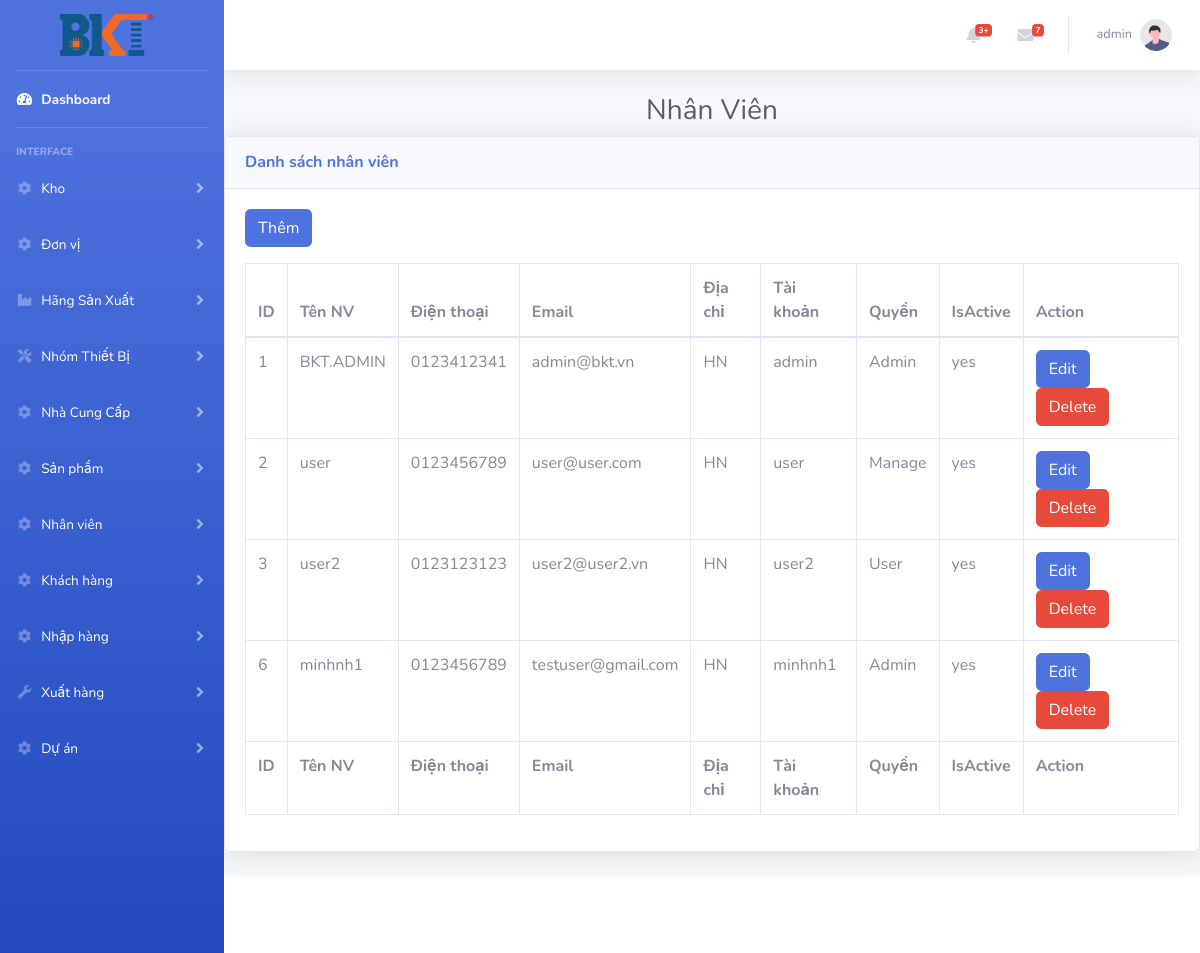
Before: /index.php?controller=nhanvien (signed in) with the older database file.
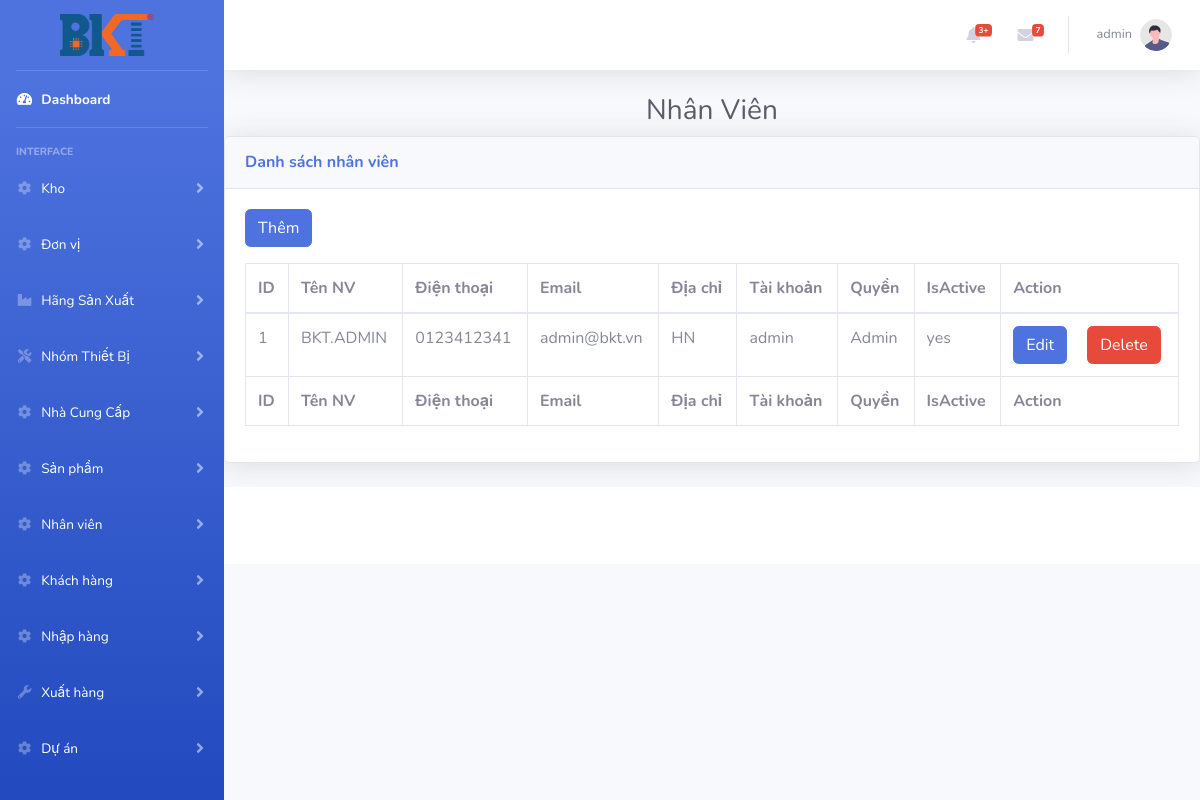
After: the same page with the newer database file.
### tables this page shows
CREATE TABLE `nhanvien` (
  `Id` int(11) NOT NULL,
  `TenNV` varchar(100) DEFAULT NULL,
  `DienThoai` varchar(20) DEFAULT NULL,
  `Email` varchar(50) DEFAULT NULL,
  `DiaChi` varchar(100) DEFAULT NULL,
  `TaiKhoan` varchar(50) DEFAULT NULL,
  `MatKhau` varchar(50) DEFAULT NULL,
  `Quyen` varchar(20) DEFAULT NULL,
  `IsActive` varchar(1) DEFAULT NULL
);

### routes.php (called while the page is built, shortened)
<?php
$controller = new $klass;
$controller->$action();

### index.php (called while the page is built, shortened)
<?php
require_once('routes.php');

### models/nhanvien.php (called while the page is built, shortened)
<?php
class NhanVien
{
    function __construct($Id, $TaiKhoan, $Quyen, $IsActive, $TenNV, $DienThoai, $Email, $DiaChi)
    {
        $this->Id = $Id;
        $this->TaiKhoan = $TaiKhoan;
        $this->Quyen = $Quyen;
        $this->IsActive = $IsActive;
        $this->TenNV = $TenNV;
        $this->DienThoai = $DienThoai;
        $this->Email = $Email;
        $this->DiaChi = $DiaChi;
    }
    static function all()
    {
        $list = [];
        $db = DB::getInstance();
        $reg = $db->query('SELECT Id, TaiKhoan, Quyen, IsActive, TenNV, DienThoai, Email, DiaChi FROM NhanVien');
        foreach ($reg->fetchAll() as $item) {
            $list[] = new NhanVien($item['Id'], $item['TaiKhoan'], $item['Quyen'], $item['IsActive'], $item['TenNV'], $item['DienThoai'], $item['Email'], $item['DiaChi']);
        }
        return $list;
    }
}
?>

### views/nhanvien/index.php (the view, shortened to what this page needs)
<?php
require_once ('models/nhanvien.php');
?>
<h1 class="h3 mb-2 text-center text-gray-800 ">Nhân Viên</h1>
<div class="card shadow mb-4">
    <div class="card-header py-3">
        <h6 class="m-0 font-weight-bold text-primary">Danh sách nhân viên</h6>
    </div>
    <div class="card-body">
        <a href="index.php?controller=nhanvien&action=insert" class="btn btn-primary mb-3">Thêm</a>
        <div class="table-responsive">
            <table class="table table-bordered" id="dataTable" width="100%" cellspacing="0">
                <thead>
                <tr>
                    <th>ID</th>
                    <th>Tên NV</th>
                    <th>Điện thoại</th>
                    <th>Email</th>
                    <th>Địa chỉ</th>
                    <th>Tài khoản</th>
                    <th>Quyền</th>
                    <th>IsActive</th>
                    <th>Action</th>
                </tr>
                </thead>
                <tfoot>
                <tr>
                    <th>ID</th>
                    <th>Tên NV</th>
                    <th>Điện thoại</th>
                    <th>Email</th>
                    <th>Địa chỉ</th>
                    <th>Tài khoản</th>
                    <th>Quyền</th>
                    <th>IsActive</th>
                    <th>Action</th>
                </tr>
                </tfoot>
                <tbody>
                <?php
                foreach ($nhanvien as $item){
                    ?>
                    <form method="post">
                        <tr>
                            <td><?= $item->Id   ?></td>
                            <td><?= $item->TenNV?></td>
                            <td><?= $item->DienThoai?></td>
                            <td><?= $item->Email?></td>
                            <td><?= $item->DiaChi?></td>
                            <td><?= $item->TaiKhoan?></td>
                            <td><?= $item->Quyen?></td>
                            <td><?php
                                if($item->IsActive=="1"){
                                        echo 'yes';
                                }
                                else {
                                    echo 'no';
                                }
                               ?></td>
                            <td>
                                <a  href="index.php?controller=nhanvien&action=edit&id=<?= $item->Id?>"  class='btn btn-primary mr-3'>Edit</a>
                                <button type="submit" name="dele" value="<?= $item->Id ?>"    class='btn btn-danger'>Delete</button>
                    </form>
                    <?php
                }
                ?>
                </tbody>
            </table>
        </div>
    </div>
</div>

Changed rows visible on the page:
removed nhanvien: Id "2", TenNV "user", DienThoai "0123456789", Email "user@user.com", DiaChi "HN", TaiKhoan "user", Quyen "Manage", IsActive "yes"
removed nhanvien: Id "3", TenNV "user2", DienThoai "0123123123", Email "user2@user2.vn", DiaChi "HN", TaiKhoan "user2", Quyen "User", IsActive "yes"
removed nhanvien: Id "6", TenNV "minhnh1", DienThoai "0123456789", Email "testuser@gmail.com", DiaChi "HN", TaiKhoan "minhnh1", Quyen "Admin", IsActive "yes"
